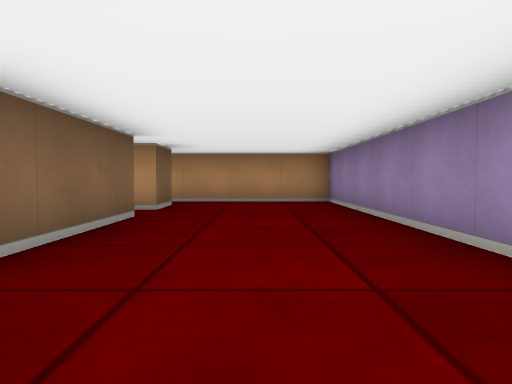
view 1 (above)

14 first-person views from a walk through a cub3D level. The camera is about half as high as the walls, tilts 2° down and sees 70° across. The floor is counted in squares. Each view is taken from the middle of a square. On the plan, view 1 faces up. The plan holds only what a view shows up to about 9 squares ahead; the rest is blank.

view 2
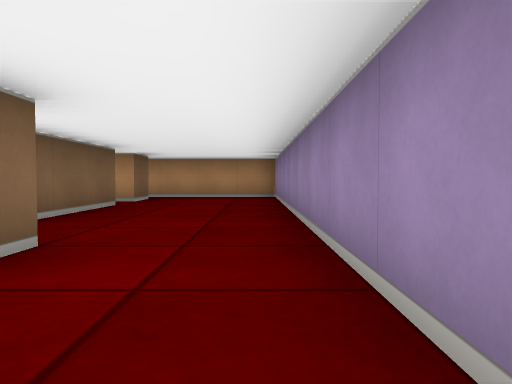

view 3
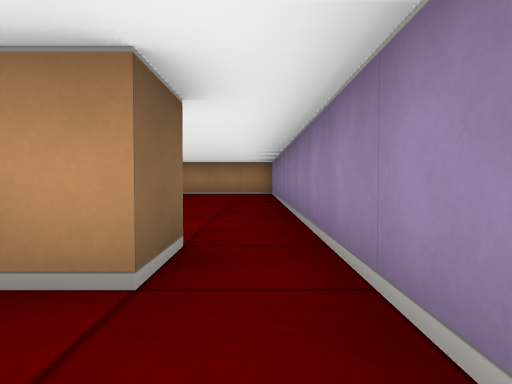

view 4
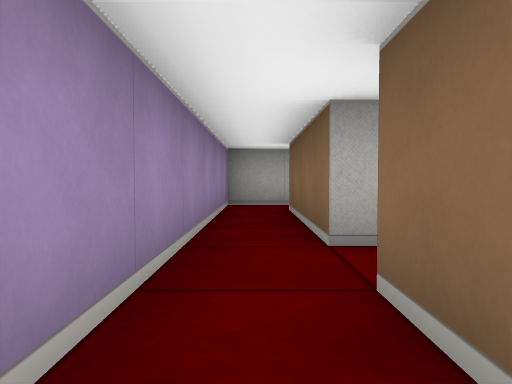

view 5
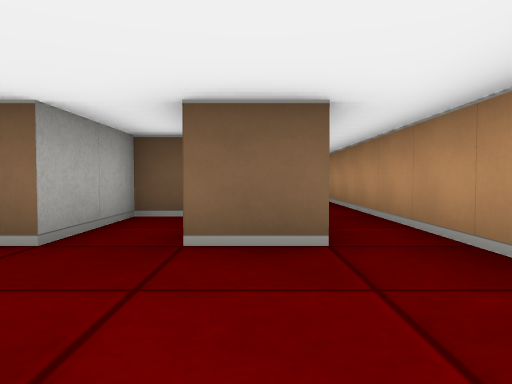

view 6
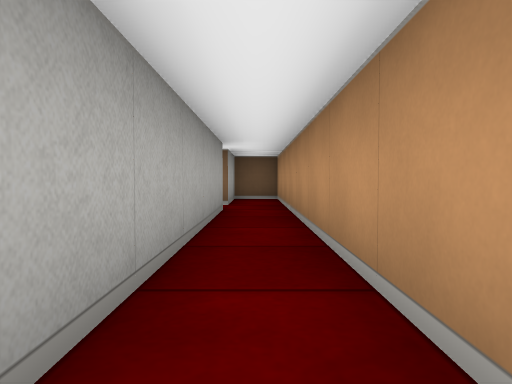

view 7
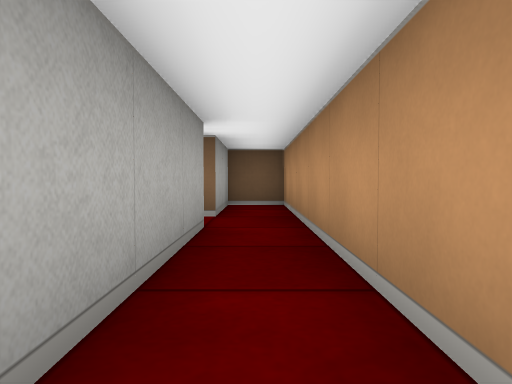

view 8
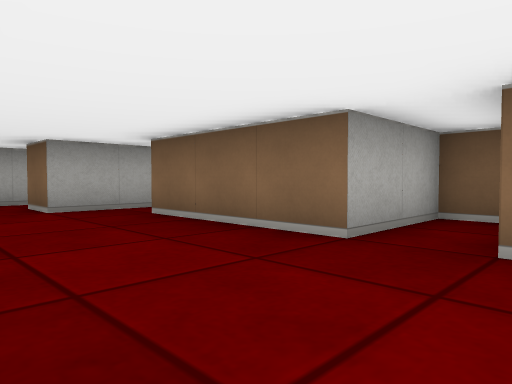

view 9
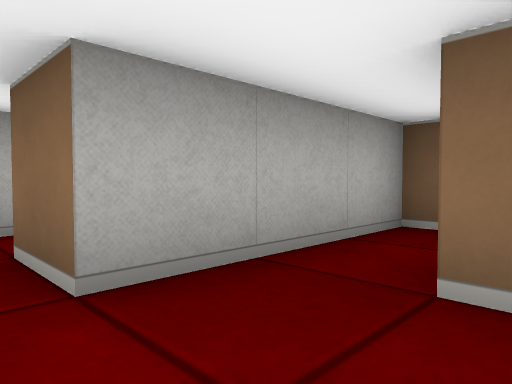

view 10
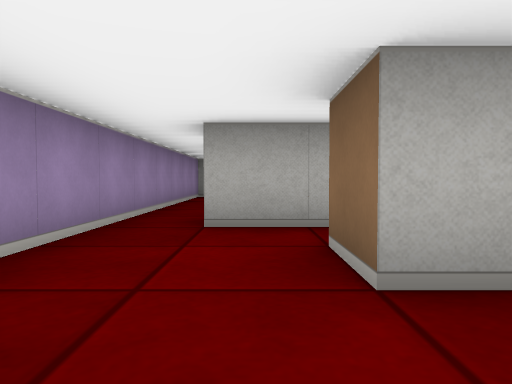

view 11
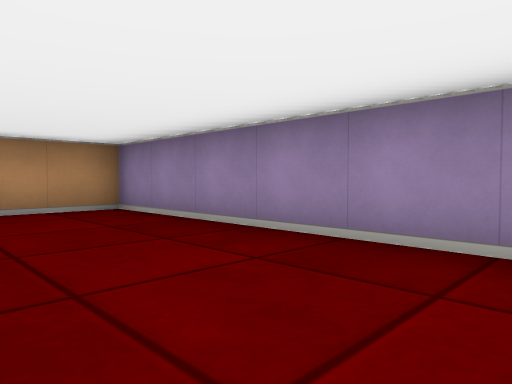

view 12
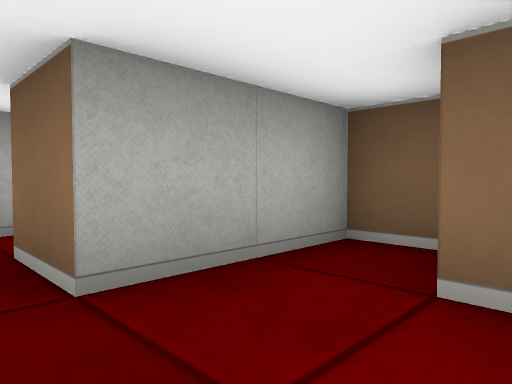

view 13
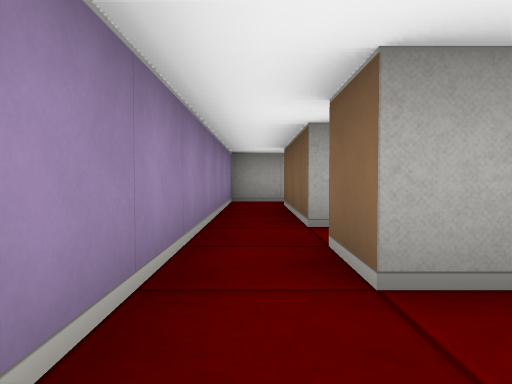

view 14
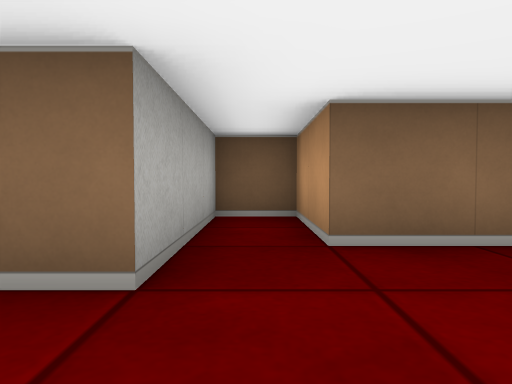

### Floor plan
Ten units are one square. View 1 is at (0, 0); x grows to the right and y downward. Boxes are objects, and circles mark ways between rooms. Rooms are numbered by the first view taken in them; rooms with no view inside come last. Other rooms are left out.
<svg viewBox="-100 -80 120 150">
<path fill="none" stroke="#000" d="M-35 -51 -35 -45 -15 -45 -15 -15 -35 -15 -35 -5 -5 -5 -5 5M-15 8 -15 15 5 15M-65 -65 -15 -65 -15 -55 -19 -55M15 15 15 -75 -95 -75 -95 -65 -75 -65M5 35 5 65M5 15 5 25 -1 25M15 65 15 15"/>
<circle cx="10" cy="20" r="3" fill="#2a7"/>
<text x="-10" y="-40">1</text>
<text x="10" y="40">2</text>
</svg>
Room 1 opens to room 2.

Where each view was taken, in squares from view 1:
view 1: 0 up, 0 right, facing up
view 2: 2 down, 1 right, facing up
view 3: 4 down, 1 right, facing up
view 4: 1 down, 1 right, facing down
view 5: 6 up, 1 right, facing left
view 6: 7 up, 1 left, facing left
view 7: 7 up, 3 left, facing left
view 8: 6 up, 1 right, facing down-left
view 9: 2 up, 0 right, facing down-left
view 10: 2 up, 0 right, facing down
view 11: 2 up, 1 left, facing up-right
view 12: 0 up, 1 right, facing down-left
view 13: 0 up, 1 right, facing down
view 14: 1 up, 1 right, facing left
